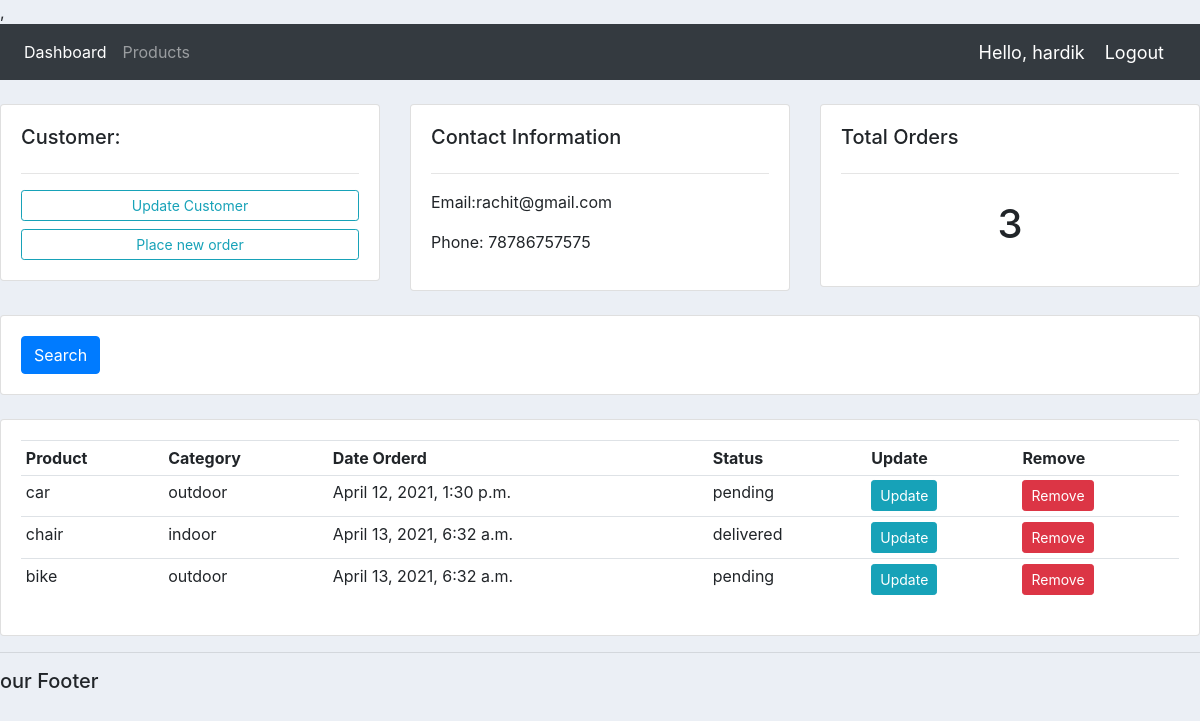
The page /Customers/3/ (signed in) on the database as committed earlier.
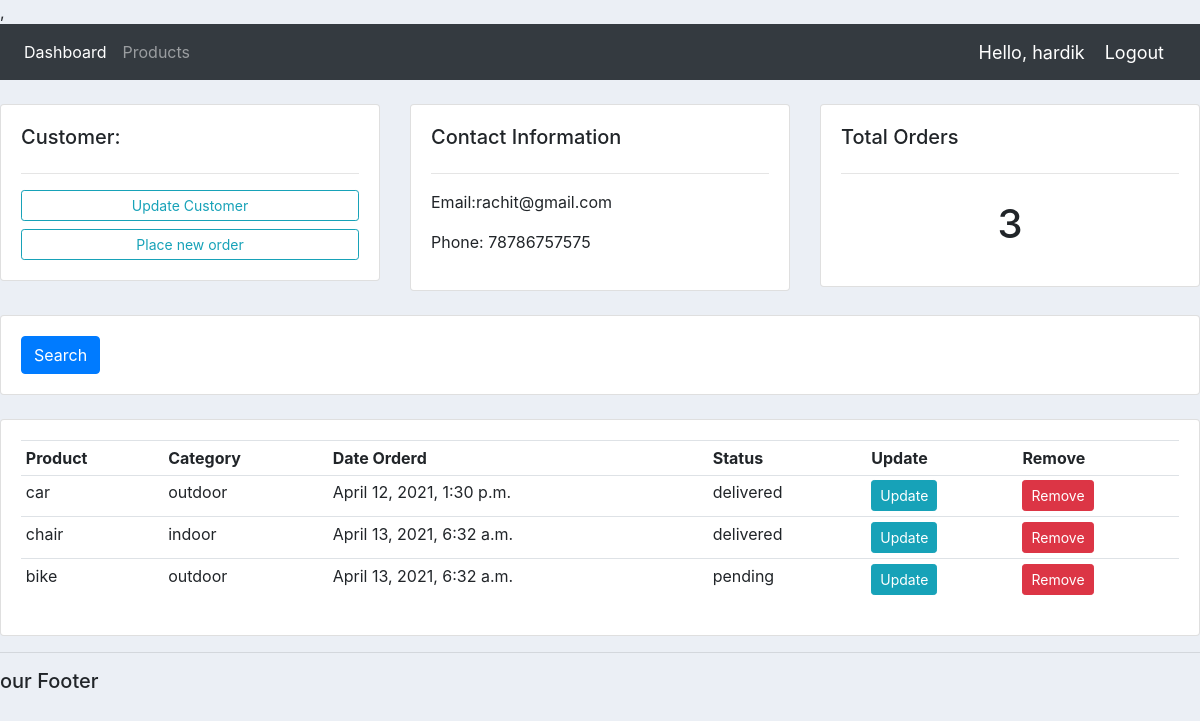
The same page on the database as committed later.
### account/models.py (models this page shows, shortened)
class Order(models.Model):
    STATUS = (
        ('pending', 'pending'),
        ('out of delivery', 'out of delivery'),
        ('delivered', 'delivered'),
    )
    customers = models.ForeignKey(
        Customer, null=True, on_delete=models.SET_NULL)
    products = models.ForeignKey(
        Product, null=True, on_delete=models.SET_NULL)
    date_created = models.DateTimeField(auto_now_add=True, null=True)
    status = models.CharField(max_length=200, null=True, choices=STATUS)

class Product(models.Model):
    CATEGORY = (
        ('indoor', 'indoor'),
        ('outdoor', 'outdoor'),
    )
    name = models.CharField(max_length=200, null=True)
    price = models.FloatField(null=True)
    catogory = models.CharField(max_length=200, null=True, choices=CATEGORY)
    description = models.CharField(max_length=200, null=True)
    date_created = models.DateTimeField(auto_now_add=True, null=True)
    tag = models.ManyToManyField(Tag)
    def __str__(self):
        return f"{self.name}"

### account/decorators.py (the view)
        def wrapper_func(request, *args, **kwargs):
            group = None
            if request.user.groups.exists():
                group = request.user.groups.all()[0].name
            if group in allowed_roles:
                return view_func(request, *args, **kwargs)
            else:
                return HttpResponse('You are not authorized to view this page')

### account/views.py (called while the page is built)
@login_required(login_url='login')
@allowed_user(allowed_roles=['admin'])
def Customers(request, pk):
    Customers = Customer.objects.get(id=pk)
    orders = Order.objects.filter(customers_id=pk)
    order_count = Order.objects.filter(customers_id=pk).count()
    context = {'Customers': Customers,
               'orders': orders, 'order_count': order_count}
    return render(request, 'accounts/customers.html', context)

### account/templates/accounts/customers.html
{% extends 'accounts/main.html' %}
{% block content%}
<br>
<div class="row">
	<div class="col-md">
		<div class="card card-body">
			<h5>Customer:</h5>
			<hr>
			<a class="btn btn-outline-info  btn-sm btn-block" href="">Update Customer</a>
			<a class="btn btn-outline-info  btn-sm btn-block" href="{% url 'create_order' Customers.id %}" target="create_order">Place new order</a>
		</div>
	</div>
	<div class="col-md">
		<div class="card card-body">
			<h5>Contact Information</h5>
			<hr>
			<p>Email:{{Customers.email}} </p>
			<p>Phone: {{Customers.phone}} </p>
		</div>
	</div>
	<div class="col-md">
		<div class="card card-body">
			<h5>Total Orders</h5>
			<hr>
			<h1 style="text-align: center;padding: 10px">{{order_count}}</h1>
		</div>
	</div>
</div>
<br>
<div class="row">
	<div class="col">
		<div class="card card-body">
			<form method="get">
		    <button class="btn btn-primary" type="submit">Search</button>
		  </form>
		</div>
	</div>
</div>
<br>
<div class="row">
	<div class="col-md">
		<div class="card card-body">
			<table class="table table-sm">
				<tr>
					<th>Product</th>
					<th>Category</th>
					<th>Date Orderd</th>
					<th>Status</th>
					<th>Update</th>
					<th>Remove</th>
				</tr>
				{% for order in orders %}
                <tr>
                    <td>{{order.products}}</td>
                    <td>{{order.products.catogory}}</td>
                    <td>{{order.date_created}}</td>
					<td>{{order.status}}</td>
					<td><a class='btn btn-sm btn-info'href="{% url 'update_order' order.id %}" target="update_order">Update</a></td>
					<td><a class='btn btn-sm btn-danger'href="{% url 'delete_order' order.id %}" target="delete_order">Remove</a></td>
                </tr>
                {% endfor %}
			</table>
		</div>
	</div>
</div>
{% endblock %}

Rows that differ between the two databases and show on the page:
changed Order "April 12, 2021, 1:30 p.m.": status "pending" → "delivered"
